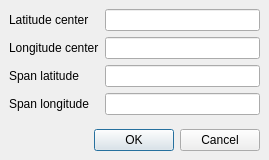
<ui version="4.0" >
 <class>SetPositionDialog</class>
 <widget class="QDialog" name="SetPositionDialog" >
  <property name="geometry" >
   <rect>
    <x>0</x>
    <y>0</y>
    <width>269</width>
    <height>160</height>
   </rect>
  </property>
  <property name="windowTitle" >
   <string>Set coordinates</string>
  </property>
  <layout class="QVBoxLayout" >
   <property name="margin" >
    <number>9</number>
   </property>
   <property name="spacing" >
    <number>6</number>
   </property>
   <item>
    <layout class="QGridLayout" >
     <property name="margin" >
      <number>0</number>
     </property>
     <property name="spacing" >
      <number>6</number>
     </property>
     <item row="0" column="0" >
      <widget class="QLabel" name="label" >
       <property name="text" >
        <string>Latitude center</string>
       </property>
      </widget>
     </item>
     <item row="0" column="1" >
      <widget class="QLineEdit" name="Latitude" />
     </item>
     <item row="1" column="0" >
      <widget class="QLabel" name="label_2" >
       <property name="text" >
        <string>Longitude center</string>
       </property>
      </widget>
     </item>
     <item row="1" column="1" >
      <widget class="QLineEdit" name="Longitude" />
     </item>
     <item row="2" column="0" >
      <widget class="QLabel" name="label_3" >
       <property name="text" >
        <string>Span latitude</string>
       </property>
      </widget>
     </item>
     <item row="2" column="1" >
      <widget class="QLineEdit" name="SpanLatitude" />
     </item>
     <item row="3" column="0" >
      <widget class="QLabel" name="label_4" >
       <property name="text" >
        <string>Span longitude</string>
       </property>
      </widget>
     </item>
     <item row="3" column="1" >
      <widget class="QLineEdit" name="SpanLongitude" />
     </item>
    </layout>
   </item>
   <item>
    <spacer>
     <property name="orientation" >
      <enum>Qt::Vertical</enum>
     </property>
     <property name="sizeHint" >
      <size>
       <width>20</width>
       <height>40</height>
      </size>
     </property>
    </spacer>
   </item>
   <item>
    <widget class="QDialogButtonBox" name="buttonBox" >
     <property name="orientation" >
      <enum>Qt::Horizontal</enum>
     </property>
     <property name="standardButtons" >
      <set>QDialogButtonBox::Cancel|QDialogButtonBox::NoButton|QDialogButtonBox::Ok</set>
     </property>
    </widget>
   </item>
  </layout>
 </widget>
 <resources/>
 <connections>
  <connection>
   <sender>buttonBox</sender>
   <signal>accepted()</signal>
   <receiver>SetPositionDialog</receiver>
   <slot>accept()</slot>
   <hints>
    <hint type="sourcelabel" >
     <x>156</x>
     <y>137</y>
    </hint>
    <hint type="destinationlabel" >
     <x>27</x>
     <y>-12</y>
    </hint>
   </hints>
  </connection>
  <connection>
   <sender>buttonBox</sender>
   <signal>rejected()</signal>
   <receiver>SetPositionDialog</receiver>
   <slot>reject()</slot>
   <hints>
    <hint type="sourcelabel" >
     <x>223</x>
     <y>140</y>
    </hint>
    <hint type="destinationlabel" >
     <x>266</x>
     <y>108</y>
    </hint>
   </hints>
  </connection>
 </connections>
</ui>
